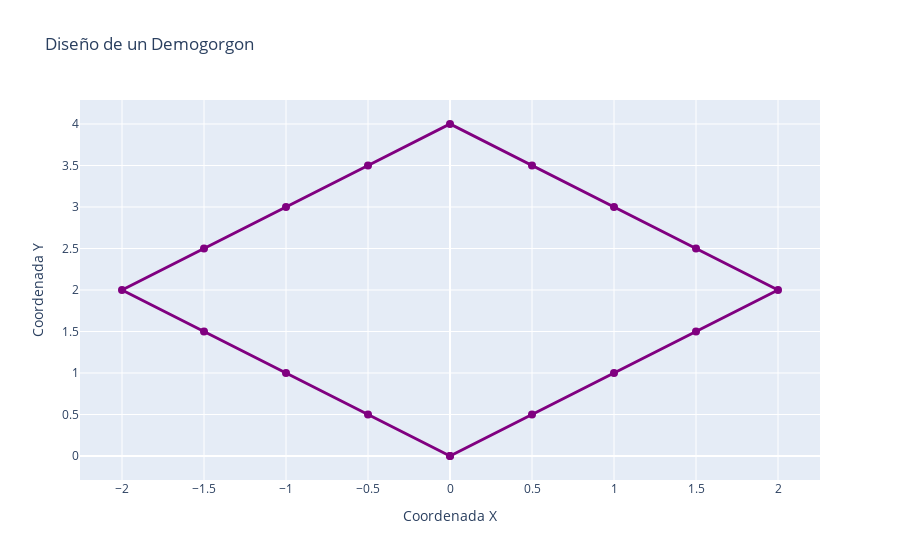

The notebook cell this image was saved under:
### Code cell
# Crear puntos del Demogorgon
# Estos puntos son un ejemplo simple para representar un Demogorgon
demogorgon_points = {
    'x': [0, 0.5, 1, 1.5, 2, 1.5, 1, 0.5, 0, -0.5, -1, -1.5, -2, -1.5, -1, -0.5, 0],
    'y': [0, 0.5, 1, 1.5, 2, 2.5, 3, 3.5, 4, 3.5, 3, 2.5, 2, 1.5, 1, 0.5, 0]
}

fig = go.Figure()

fig.add_trace(go.Scatter(
    x=demogorgon_points['x'],
    y=demogorgon_points['y'],
    mode='lines+markers',
    name='Demogorgon',
    line=dict(color='purple', width=3),
    marker=dict(color='purple', size=8)
))

fig.update_layout(
    title='Diseño de un Demogorgon',
    xaxis_title='Coordenada X',
    yaxis_title='Coordenada Y',
    showlegend=False
)

fig.show()

### Figure 1 — Plotly figure (JSON) as saved in the notebook; plotly's stock layout.template omitted (floating-point values rounded to 4 significant figures)
{"data": [{"line": {"color": "purple", "width": 3}, "marker": {"color": "purple", "size": 8}, "mode": "lines+markers", "name": "Demogorgon", "type": "scatter", "x": [0, 0.5, 1, 1.5, 2, 1.5, 1, 0.5, 0, -0.5, -1, -1.5, -2, -1.5, -1, -0.5, 0], "y": [0, 0.5, 1, 1.5, 2, 2.5, 3, 3.5, 4, 3.5, 3, 2.5, 2, 1.5, 1, 0.5, 0]}], "layout": {"showlegend": false, "title": {"text": "Diseño de un Demogorgon"}, "xaxis": {"title": {"text": "Coordenada X"}}, "yaxis": {"title": {"text": "Coordenada Y"}}}}
